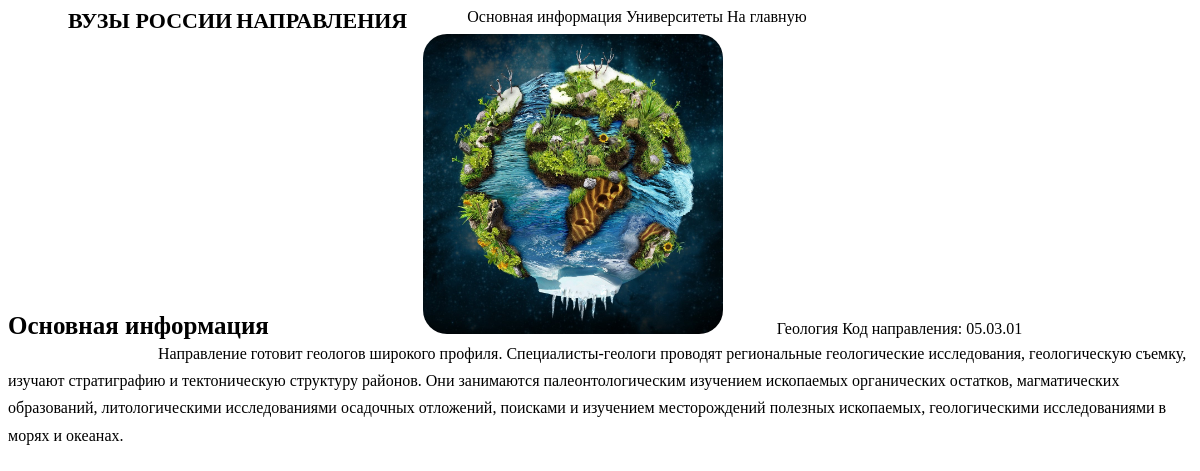
The app's page /specialties/3 with its own data.
### data/specialties.py (models this page shows)
class Specialties(SqlAlchemyBase, SerializerMixin):
    __tablename__ = 'specialties'
    id = sqlalchemy.Column(sqlalchemy.Integer, unique=True,
                           primary_key=True, autoincrement=True)
    name = sqlalchemy.Column(sqlalchemy.Text, nullable=False)
    description = sqlalchemy.Column(sqlalchemy.Text, nullable=False)
    image = sqlalchemy.Column(sqlalchemy.Text, nullable=False)
    code = sqlalchemy.Column(sqlalchemy.VARCHAR, nullable=False)
    universities = orm.relation("Universities_Specialties", back_populates='specialties')

### main.py (the view)
@app.route("/specialties/<int:specialty_id>")
def specialty(specialty_id):
    abort_if_specialty_not_found(specialty_id)
    db_sess = db_session.create_session()
    specialty = db_sess.query(Specialties).get(specialty_id)
    return render_template('specialty.html', specialty=specialty)

### data/db_session.py (called while the page is built)
def create_session() -> Session:
    global __factory
    return __factory()

### main.py (called while the page is built)
def abort_if_specialty_not_found(specialty_id):
    session = db_session.create_session()
    specialty = session.query(Specialties).get(specialty_id)
    if not specialty:
        abort(404, message=f"Specialty {specialty_id} not found")

### templates/specialty.html (shortened to what this page needs)
<!DOCTYPE html>
<html lang="ru">
<head>
    <link rel="stylesheet" href="{{ url_for('static', filename='css/variables.css') }}"/>
    <link rel="stylesheet" href="{{ url_for('static', filename='css/dark_style.css') }}"/>
    <link rel="stylesheet" href="{{ url_for('static', filename='css/cards_style.css') }}"/>
    <link rel="stylesheet" href="{{ url_for('static', filename='css/header_style.css') }}"/>
    <link rel="stylesheet" href="https://cdn.jsdelivr.net/npm/@ionic/core/css/ionic.bundle.css"/>
    <link rel="stylesheet" href="{{ url_for('static', filename='css/university_specialty_style.css') }}"/>
</head>
<body>
    <ion-app mode="md">
        <ion-header>
            <ion-toolbar style="padding-top: 0;" class="header-toolbar">
                <ion-row class="ion-align-items-center toolbar">
                    <ion-col class="menu-col">
                        <ion-button color="medium" fill="clear" class="menu-item" href="/">ВУЗЫ РОССИИ</ion-button>
                        <ion-button fill="clear" class="menu-item" href="/specialties">НАПРАВЛЕНИЯ</ion-button>
                        <div class="burger">
                        </div>
                    </ion-col>
                </ion-row>
            </ion-toolbar>
        </ion-header>
        <ion-content>
            <ion-menu side="start" content-id="main-content" class="menu">
                <ion-content>
                  <ion-list class="menu-content">
                    <ion-item id="menu-item" name="info" class="ion-activatable">
                        <ion-label>Основная информация</ion-label>
                    </ion-item>
                    <ion-item id="menu-item" name="universities" class="ion-activatable">
                        <ion-label>Университеты</ion-label>
                    </ion-item>
                    <ion-item id="menu-item" name="back" class="ion-activatable">
                        <ion-label>На главную</ion-label>
                    </ion-item>
                  </ion-list>
                </ion-content>
            </ion-menu>
            <div id="info">
                <ion-title color="primary" class="subtitle bold">Основная информация</ion-title>
                <ion-card class="specialty-card main-info-card">
                    <ion-row>
                        <ion-col class="specialty-image-col specialty-image-col">
                            <img class="specialty-image" src="{{ url_for('static', filename='images/specialties/' + specialty.image) }}" alt=""/>
                        </ion-col>
                        <ion-col class="specialty-col" id="content">
                            <ion-card-header class="specialty-header">
                                <ion-card-title>{{ specialty.name }}</ion-card-title>
                                <ion-card-subtitle>Код направления: {{ specialty.code }}</ion-card-subtitle>
                            </ion-card-header>
                        </ion-col>
                    </ion-row>
                </ion-card>
                <ion-card class="specialty-card specialty-description-card main-description-card">
                    <ion-row>
                        <ion-col class="specialty-col specialty-desc-col" id="content">
                            <ion-card-content class="specialty-desc content-lg">{{ specialty.description }}</ion-card-content>
                        </ion-col>
                    </ion-row>
                </ion-card>
            </div>
        </ion-content>
    </ion-app>
</body>
</html>

### static/css/variables.css (style rules this page uses)
:root { --ion-color-primary: #000AFF; --ion-color-primary-rgb: 56, 128, 255; --ion-color-primary-contrast: #ffffff; --ion-color-primary-contrast-rgb: 255, 255, 255; --ion-color-primary-shade: #3171e0; --ion-color-primary-tint: #4c8dff; --ion-color-secondary: #3dc2ff; --ion-color-secondary-rgb: 61, 194, 255; --ion-color-secondary-contrast: #ffffff; --ion-color-secondary-contrast-rgb: 255, 255, 255; --ion-color-secondary-shade: #36abe0; --ion-color-secondary-tint: #50c8ff; --ion-color-tertiary: #5260ff; --ion-color-tertiary-rgb: 82, 96, 255; --ion-color-tertiary-contrast: #ffffff; --ion-color-tertiary-contrast-rgb: 255, 255, 255; --ion-color-tertiary-shade: #4854e0; --ion-color-tertiary-tint: #6370ff; --ion-color-success: #2dd36f; --ion-color-success-rgb: 45, 211, 111; --ion-color-success-contrast: #ffffff; --ion-color-success-contrast-rgb: 255, 255, 255; --ion-color-success-shade: #28ba62; --ion-color-success-tint: #42d77d; --ion-color-warning: #ffc409; --ion-color-warning-rgb: 255, 196, 9; --ion-color-warning-contrast: #000000; --ion-color-warning-contrast-rgb: 0, 0, 0; --ion-color-warning-shade: #e0ac08; --ion-color-warning-tint: #ffca22; --ion-color-danger: #eb445a; --ion-color-danger-rgb: 235, 68, 90; --ion-color-danger-contrast: #ffffff; --ion-color-danger-contrast-rgb: 255, 255, 255; --ion-color-danger-shade: #cf3c4f; --ion-color-danger-tint: #ed576b; --ion-color-dark: #222428; --ion-color-dark-rgb: 34, 36, 40; --ion-color-dark-contrast: #ffffff; --ion-color-dark-contrast-rgb: 255, 255, 255; --ion-color-dark-shade: #1e2023; --ion-color-dark-tint: #383a3e; --ion-color-medium: #92949c; --ion-color-medium-rgb: 146, 148, 156; --ion-color-medium-contrast: #ffffff; --ion-color-medium-contrast-rgb: 255, 255, 255; --ion-color-medium-shade: #808289; --ion-color-medium-tint: #9d9fa6; --ion-color-light: #f4f5f8; --ion-color-light-rgb: 244, 245, 248; --ion-color-light-contrast: #000000; --ion-color-light-contrast-rgb: 0, 0, 0; --ion-color-light-shade: #d7d8da; --ion-color-light-tint: #f5f6f9; }

### static/css/dark_style.css (style rules this page uses)
ion-item { --transition: none; }

### static/css/cards_style.css (style rules this page uses)
.subtitle { margin: 40px 40px 0; }
.bold { font-weight: bold; }
.content-lg { padding-bottom: 0; margin-bottom: 13px; }

### static/css/header_style.css (style rules this page uses)
.header-toolbar, .toolbar { height: 100px; }
.menu-col { text-align: center; padding: 0 60px; }
.menu-item { font-size: 22px; font-weight: bold; }

### static/css/university_specialty_style.css (style rules this page uses)
ion-title { text-align: center; font-size: 25px; }
#menu-item { cursor: pointer; }
.menu { position: fixed; }
.menu-content { padding-top: 108px; }
.university-description-card, .specialty-description-card { margin-top: 0 !important; }
.ion-activatable { position: relative; overflow: hidden; }
.burger { width: 48px; height: 48px; position: absolute; left: 0; top: 0; transform: translateY(3px); }
.subtitle { margin: 0 !important; margin-top: 40px !important; }
.bold { font-weight: bold; }
.university-card, .specialty-card { box-shadow: none; margin: 60px 120px 20px; }
.university-col, .university-image-col, .specialty-col, .specialty-image-col { padding: 0; margin: 0 0 0 30px; border-radius: 24px; }
.university-desc-col, .specialty-desc-col { padding-left: 0 !important; }
.university-col, .specialty-col { border: 0; padding-left: 10px; }
.university-image, .specialties-card-image, .specialty-image { height: 300px; width: 300px; object-fit: cover; }
.university-image, .specialty-image { border-radius: 24px; }
.university-image-col, .specialties-card-image-col, .specialty-image-col { height: 300px; width: 300px; flex: 0 0 300px; padding: 0; margin-right: 10px; }
.university-header, .specialties-card-header, .news-card-header, .specialty-header { padding-bottom: 0; }
.university-header, .specialty-header { transform: translateY(50%); height: 50% }
.university-desc, .specialties-card-desc, .news-card-desc, .specialty-desc { line-height: 1.7; margin-top: 8px; }
.university-desc, .specialty-desc { line-height: 1.7; margin-top: 8px; padding-left: 0; text-indent: 30px; text-align: justify; }
.content-lg { padding-bottom: 0; margin-bottom: 13px; }

### records on screen
Specialties: image (picture), name "Геология", code "05.03.01", description "Направление готовит геологов широкого профиля. Специалисты-геологи проводят региональные геологические исследования, геологическую съемку, изучают стратиграфию и тектоническую структуру районов. Они занимаются палеонтологическим изучением ископаемых органических остатков, магматических образований, литологическими исследованиями осадочных отложений, поисками и изучением месторождений полезных ископаемых, геологическими исследованиями в морях и океанах."
